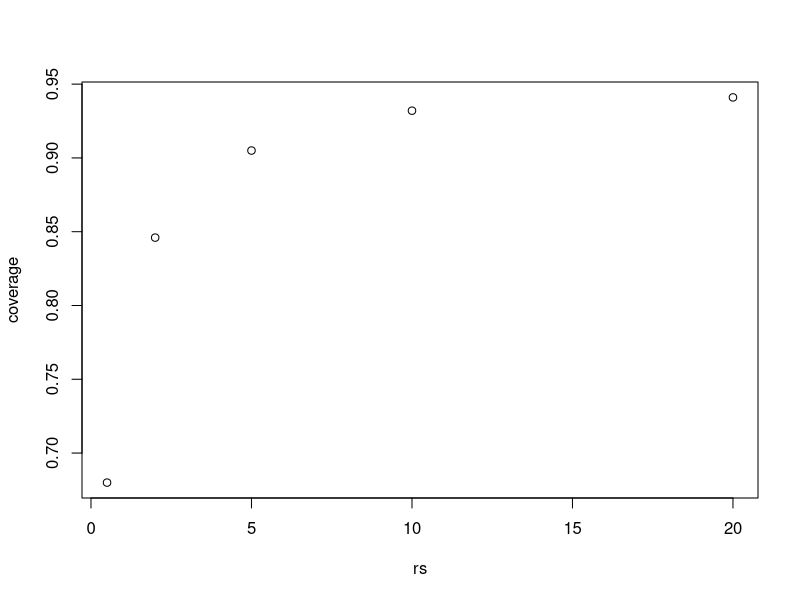
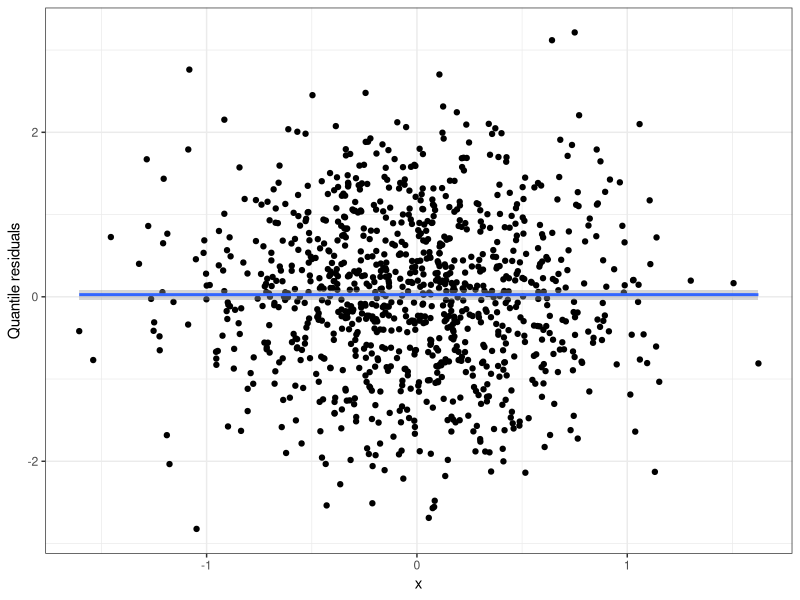
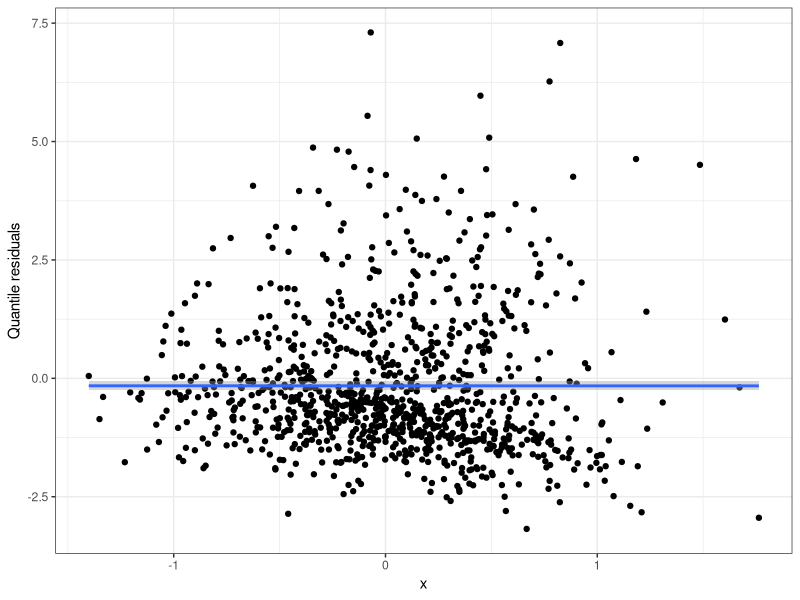
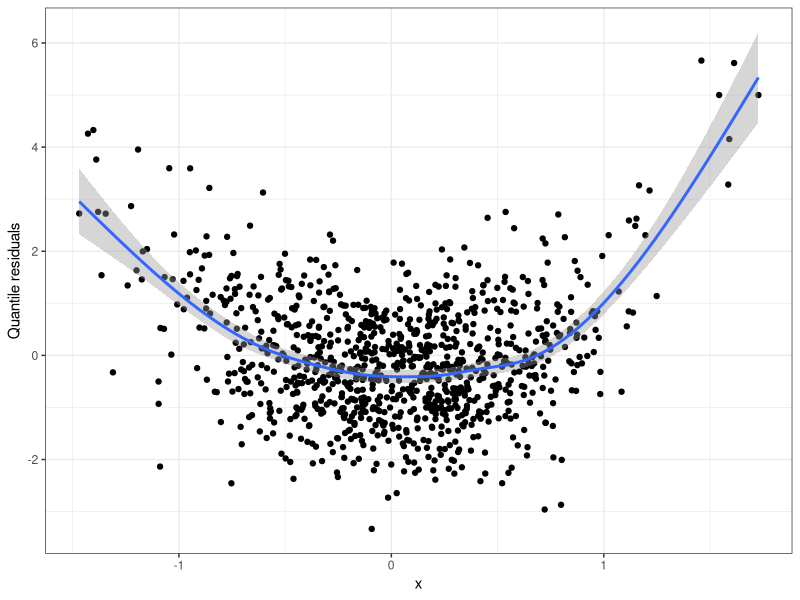

The R source for these figures, in order:
## ---- chunk 1
n <- 100
nsim <- 1000
results <- rep(NA, nsim)

for(i in 1:nsim){
  x <- rnorm(n, sd = 0.5)
  y <- rpois(n, lambda = exp(x))
  
  m1 <- glm(y ~ x, family = poisson)
  
  upper <- summary(m1)$coefficients[2,1] + 
      1.96*summary(m1)$coefficients[2,2]
  lower <- summary(m1)$coefficients[2,1] - 
      1.96*summary(m1)$coefficients[2,2]
  
  results[i] <- upper > 1 && lower < 1
}

mean(results)
## ---- chunk 2
n <- 100
r <- 10
nsim <- 1000
results <- rep(NA, nsim)

for(i in 1:nsim){
  x <- rnorm(n, sd = 0.5)
  y <- rnbinom(n, size = r, mu = exp(x))
  
  m1 <- glm(y ~ x, family = poisson)
  
  upper <- summary(m1)$coefficients[2,1] + 
      1.96*summary(m1)$coefficients[2,2]
  lower <- summary(m1)$coefficients[2,1] - 
      1.96*summary(m1)$coefficients[2,2]
  
  results[i] <- upper > 1 && lower < 1
}

mean(results)
## ---- chunk 3
n <- 100
nsim <- 1000
rs <- c(0.5, 2, 5, 10, 20)
coverage <- rep(NA, length(rs))

for(j in 1:length(rs)){
  results <- rep(NA, nsim)

  for(i in 1:nsim){
    x <- rnorm(n, sd = 0.5)
    y <- rnbinom(n, size = rs[j], mu = exp(x))
    
    m1 <- glm(y ~ x, family = poisson)
    
    upper <- summary(m1)$coefficients[2,1] + 
        1.96*summary(m1)$coefficients[2,2]
    lower <- summary(m1)$coefficients[2,1] - 
        1.96*summary(m1)$coefficients[2,2]
    
    results[i] <- upper > 1 && lower < 1
  }
  
  coverage[j] <- mean(results)
}


plot(rs, coverage)
## ---- chunk 4
library(statmod)
library(tidyverse)

n <- 1000
x <- rnorm(n, sd = 0.5)
y1 <- rpois(n, lambda = exp(x))

m1 <- glm(y1 ~ x, family = poisson)

data.frame(x = x, resids = qresid(m1)) |>
  ggplot(aes(x = x, y = resids)) +
  geom_point() +
  geom_smooth() +
  theme_bw() +
  labs(x = "x", y = "Quantile residuals") 
## ---- chunk 5
n <- 1000
x <- rnorm(n, sd = 0.5)
y2 <- rnbinom(n, size=0.5, mu=exp(x))

m2 <- glm(y2 ~ x, family = poisson)

data.frame(x = x, resids = qresid(m2)) |>
  ggplot(aes(x = x, y = resids)) +
  geom_point() +
  geom_smooth() +
  theme_bw() +
  labs(x = "x", y = "Quantile residuals") 
## ---- chunk 6
n <- 1000
x <- rnorm(n, sd = 0.5)
y1 <- rpois(n, lambda = exp(x^2))

m1 <- glm(y1 ~ x, family = poisson)

data.frame(x = x, resids = qresid(m1)) |>
  ggplot(aes(x = x, y = resids)) +
  geom_point() +
  geom_smooth() +
  theme_bw() +
  labs(x = "x", y = "Quantile residuals") 
